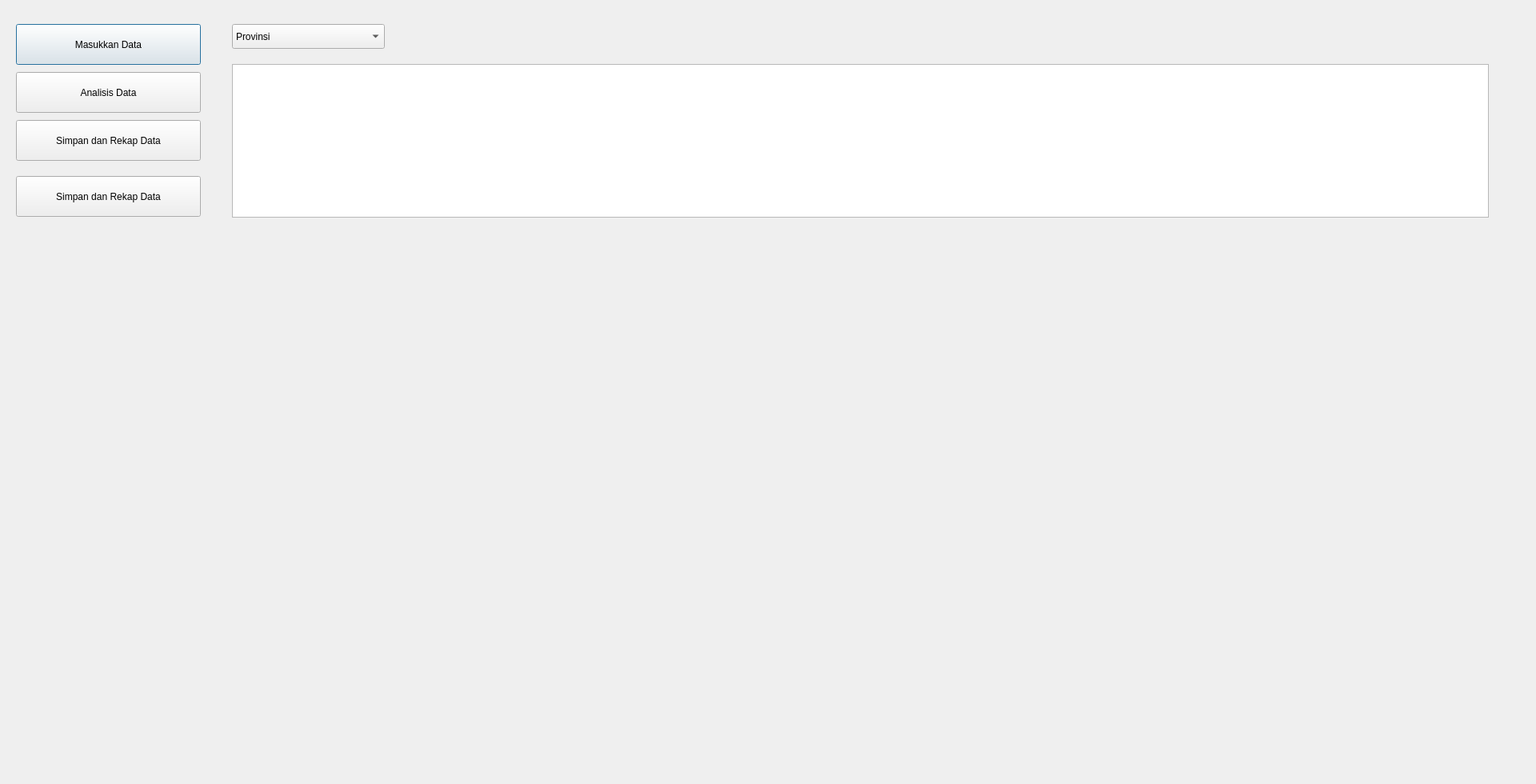
<?xml version="1.0" encoding="UTF-8"?>
<ui version="4.0">
 <class>Dialog</class>
 <widget class="QDialog" name="Dialog">
  <property name="geometry">
   <rect>
    <x>0</x>
    <y>0</y>
    <width>1920</width>
    <height>980</height>
   </rect>
  </property>
  <property name="windowTitle">
   <string>Dialog</string>
  </property>
  <widget class="QPushButton" name="pushButton">
   <property name="geometry">
    <rect>
     <x>20</x>
     <y>30</y>
     <width>231</width>
     <height>51</height>
    </rect>
   </property>
   <property name="text">
    <string>Masukkan Data</string>
   </property>
  </widget>
  <widget class="QPushButton" name="pushButton_2">
   <property name="geometry">
    <rect>
     <x>20</x>
     <y>90</y>
     <width>231</width>
     <height>51</height>
    </rect>
   </property>
   <property name="text">
    <string>Analisis Data</string>
   </property>
  </widget>
  <widget class="QComboBox" name="comboBox">
   <property name="geometry">
    <rect>
     <x>290</x>
     <y>30</y>
     <width>191</width>
     <height>31</height>
    </rect>
   </property>
   <item>
    <property name="text">
     <string>Provinsi</string>
    </property>
   </item>
   <item>
    <property name="text">
     <string>Wilayah</string>
    </property>
   </item>
   <item>
    <property name="text">
     <string>Estate</string>
    </property>
   </item>
   <item>
    <property name="text">
     <string>Divisi</string>
    </property>
   </item>
   <item>
    <property name="text">
     <string>Blok</string>
    </property>
   </item>
  </widget>
  <widget class="QPushButton" name="pushButton_3">
   <property name="geometry">
    <rect>
     <x>20</x>
     <y>150</y>
     <width>231</width>
     <height>51</height>
    </rect>
   </property>
   <property name="text">
    <string>Simpan dan Rekap Data</string>
   </property>
  </widget>
  <widget class="QPushButton" name="pushButton_4">
   <property name="geometry">
    <rect>
     <x>20</x>
     <y>220</y>
     <width>231</width>
     <height>51</height>
    </rect>
   </property>
   <property name="text">
    <string>Simpan dan Rekap Data</string>
   </property>
  </widget>
  <widget class="QTableWidget" name="tableWidget">
   <property name="geometry">
    <rect>
     <x>290</x>
     <y>80</y>
     <width>1571</width>
     <height>192</height>
    </rect>
   </property>
  </widget>
 </widget>
 <resources/>
 <connections/>
</ui>
